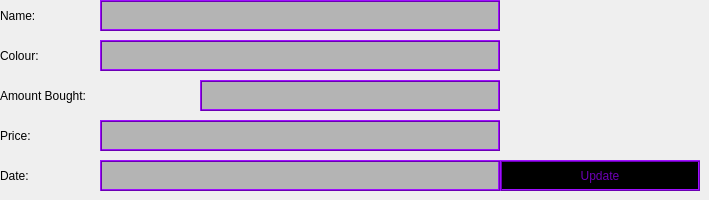
         <widget class="QWidget" name="wrapPage_2">
          <widget class="QLabel" name="nameLbl_5">
           <property name="geometry">
            <rect>
             <x>0</x>
             <y>0</y>
             <width>100</width>
             <height>31</height>
            </rect>
           </property>
           <property name="text">
            <string>Name:</string>
           </property>
          </widget>
          <widget class="QLineEdit" name="nameTxt_5">
           <property name="geometry">
            <rect>
             <x>100</x>
             <y>0</y>
             <width>400</width>
             <height>31</height>
            </rect>
           </property>
           <property name="styleSheet">
            <string notr="true">background-color: rgb(180, 180, 180);
color: rgb(108, 0, 180);
border: 2px ridge rgb(108, 0, 180); </string>
           </property>
          </widget>
          <widget class="QLabel" name="priceLbl_4">
           <property name="geometry">
            <rect>
             <x>0</x>
             <y>120</y>
             <width>100</width>
             <height>31</height>
            </rect>
           </property>
           <property name="text">
            <string>Price:</string>
           </property>
          </widget>
          <widget class="QLineEdit" name="priceTxt_5">
           <property name="geometry">
            <rect>
             <x>100</x>
             <y>120</y>
             <width>400</width>
             <height>31</height>
            </rect>
           </property>
           <property name="styleSheet">
            <string notr="true">background-color: rgb(180, 180, 180);
color: rgb(108, 0, 180);
border: 2px ridge rgb(108, 0, 180); </string>
           </property>
          </widget>
          <widget class="QLabel" name="dateLbl_5">
           <property name="geometry">
            <rect>
             <x>0</x>
             <y>160</y>
             <width>100</width>
             <height>31</height>
            </rect>
           </property>
           <property name="text">
            <string>Date:</string>
           </property>
          </widget>
          <widget class="QLineEdit" name="dateTxt_5">
           <property name="geometry">
            <rect>
             <x>100</x>
             <y>160</y>
             <width>400</width>
             <height>31</height>
            </rect>
           </property>
           <property name="styleSheet">
            <string notr="true">background-color: rgb(180, 180, 180);
color: rgb(108, 0, 180);
border: 2px ridge rgb(108, 0, 180); </string>
           </property>
          </widget>
          <widget class="QLabel" name="colourLbl_4">
           <property name="geometry">
            <rect>
             <x>0</x>
             <y>40</y>
             <width>100</width>
             <height>31</height>
            </rect>
           </property>
           <property name="text">
            <string>Colour: </string>
           </property>
          </widget>
          <widget class="QLineEdit" name="colourTxt_4">
           <property name="geometry">
            <rect>
             <x>100</x>
             <y>40</y>
             <width>400</width>
             <height>31</height>
            </rect>
           </property>
           <property name="styleSheet">
            <string notr="true">background-color: rgb(180, 180, 180);
color: rgb(108, 0, 180);
border: 2px ridge rgb(108, 0, 180); </string>
           </property>
          </widget>
          <widget class="QLabel" name="amntLbl_4">
           <property name="geometry">
            <rect>
             <x>0</x>
             <y>80</y>
             <width>200</width>
             <height>31</height>
            </rect>
           </property>
           <property name="text">
            <string>Amount Bought:</string>
           </property>
          </widget>
          <widget class="QLineEdit" name="amntTxt_4">
           <property name="geometry">
            <rect>
             <x>200</x>
             <y>80</y>
             <width>300</width>
             <height>31</height>
            </rect>
           </property>
           <property name="styleSheet">
            <string notr="true">background-color: rgb(180, 180, 180);
color: rgb(108, 0, 180);
border: 2px ridge rgb(108, 0, 180); </string>
           </property>
          </widget>
          <widget class="QPushButton" name="updateWrapBtn">
           <property name="geometry">
            <rect>
             <x>500</x>
             <y>160</y>
             <width>200</width>
             <height>31</height>
            </rect>
           </property>
           <property name="styleSheet">
            <string notr="true">background-color: rgb(0, 0, 0);
color: rgb(108, 0, 180);
border: 2px ridge rgb(108, 0, 180); </string>
           </property>
           <property name="text">
            <string>Update</string>
           </property>
          </widget>
         </widget>
